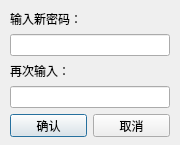
<?xml version="1.0" encoding="UTF-8"?>
<ui version="4.0">
 <class>Change_Dialog</class>
 <widget class="QDialog" name="Change_Dialog">
  <property name="geometry">
   <rect>
    <x>0</x>
    <y>0</y>
    <width>180</width>
    <height>145</height>
   </rect>
  </property>
  <property name="contextMenuPolicy">
   <enum>Qt::ActionsContextMenu</enum>
  </property>
  <property name="windowTitle">
   <string>Change PW</string>
  </property>
  <widget class="QWidget" name="verticalLayoutWidget">
   <property name="geometry">
    <rect>
     <x>10</x>
     <y>10</y>
     <width>160</width>
     <height>127</height>
    </rect>
   </property>
   <layout class="QVBoxLayout" name="verticalLayout">
    <item>
     <widget class="QLabel" name="label">
      <property name="font">
       <font>
        <family>Microsoft YaHei UI</family>
       </font>
      </property>
      <property name="text">
       <string>输入新密码：</string>
      </property>
     </widget>
    </item>
    <item>
     <widget class="QLineEdit" name="lineEdit_pw1"/>
    </item>
    <item>
     <widget class="QLabel" name="label_2">
      <property name="font">
       <font>
        <family>Microsoft YaHei UI</family>
       </font>
      </property>
      <property name="text">
       <string>再次输入：</string>
      </property>
     </widget>
    </item>
    <item>
     <widget class="QLineEdit" name="lineEdit_pw2"/>
    </item>
    <item>
     <layout class="QHBoxLayout" name="horizontalLayout">
      <item>
       <widget class="QPushButton" name="pushButton_enter">
        <property name="font">
         <font>
          <family>Microsoft YaHei UI</family>
         </font>
        </property>
        <property name="text">
         <string>确认</string>
        </property>
       </widget>
      </item>
      <item>
       <widget class="QPushButton" name="pushButton_return">
        <property name="font">
         <font>
          <family>Microsoft YaHei UI</family>
         </font>
        </property>
        <property name="text">
         <string>取消</string>
        </property>
       </widget>
      </item>
     </layout>
    </item>
   </layout>
  </widget>
 </widget>
 <resources/>
 <connections/>
</ui>
